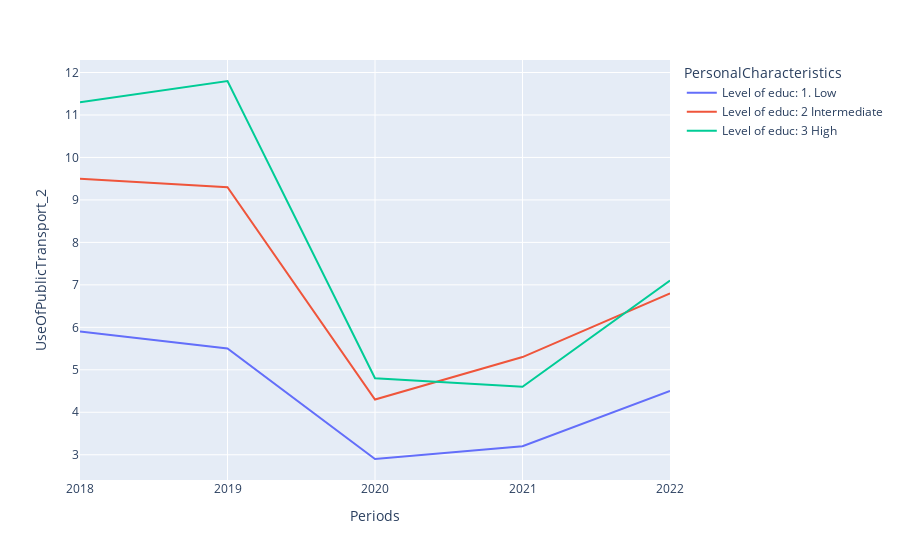

The cell this chart's notebook holds for it:
### Code cell
mask = df_sorted['PersonalCharacteristics'].str.startswith('Lev');
df_level = df_sorted[mask];
fig = px.line(df_level, y='UseOfPublicTransport_2', x='Periods', color='PersonalCharacteristics')
fig.show()

### Figure 1 — Plotly figure (JSON) as saved in the notebook; plotly's stock layout.template omitted (floating-point values rounded to 4 significant figures)
{"data": [{"hovertemplate": "PersonalCharacteristics=Level of educ: 1. Low<br>Periods=%{x}<br>UseOfPublicTransport_2=%{y}<extra></extra>", "legendgroup": "Level of educ: 1. Low", "line": {"color": "#636efa", "dash": "solid"}, "marker": {"symbol": "circle"}, "mode": "lines", "name": "Level of educ: 1. Low", "orientation": "v", "showlegend": true, "type": "scatter", "x": ["2018", "2019", "2020", "2021", "2022"], "xaxis": "x", "y": [5.9, 5.5, 2.9, 3.2, 4.5], "yaxis": "y"}, {"hovertemplate": "PersonalCharacteristics=Level of educ: 2 Intermediate<br>Periods=%{x}<br>UseOfPublicTransport_2=%{y}<extra></extra>", "legendgroup": "Level of educ: 2 Intermediate", "line": {"color": "#EF553B", "dash": "solid"}, "marker": {"symbol": "circle"}, "mode": "lines", "name": "Level of educ: 2 Intermediate", "orientation": "v", "showlegend": true, "type": "scatter", "x": ["2018", "2019", "2020", "2021", "2022"], "xaxis": "x", "y": [9.5, 9.3, 4.3, 5.3, 6.8], "yaxis": "y"}, {"hovertemplate": "PersonalCharacteristics=Level of educ: 3 High<br>Periods=%{x}<br>UseOfPublicTransport_2=%{y}<extra></extra>", "legendgroup": "Level of educ: 3 High", "line": {"color": "#00cc96", "dash": "solid"}, "marker": {"symbol": "circle"}, "mode": "lines", "name": "Level of educ: 3 High", "orientation": "v", "showlegend": true, "type": "scatter", "x": ["2018", "2019", "2020", "2021", "2022"], "xaxis": "x", "y": [11.3, 11.8, 4.8, 4.6, 7.1], "yaxis": "y"}], "layout": {"autosize": true, "legend": {"title": {"text": "PersonalCharacteristics"}, "tracegroupgap": 0}, "margin": {"t": 60}, "xaxis": {"anchor": "y", "autorange": true, "domain": [0, 1], "range": [0, 4], "title": {"text": "Periods"}, "type": "category"}, "yaxis": {"anchor": "x", "autorange": true, "domain": [0, 1], "range": [2.406, 12.29], "title": {"text": "UseOfPublicTransport_2"}, "type": "linear"}}}
